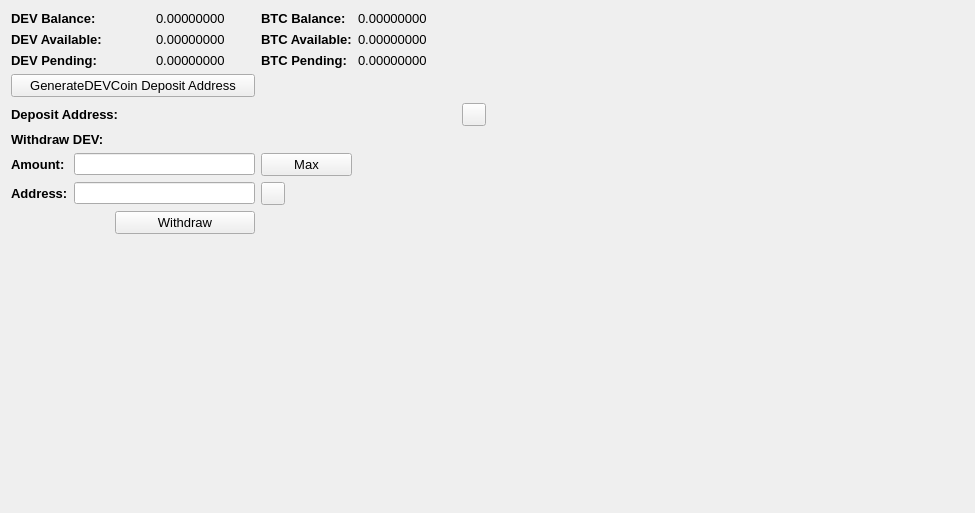
     <widget class="QWidget" name="BalanceTab">
      <attribute name="title">
       <string>Balance</string>
      </attribute>
      <layout class="QGridLayout" name="gridLayout_2">
       <item row="0" column="0" colspan="2">
        <widget class="QLabel" name="label_11">
         <property name="font">
          <font>
           <pointsize>10</pointsize>
           <weight>75</weight>
           <bold>true</bold>
          </font>
         </property>
         <property name="text">
          <string>DEV Balance:</string>
         </property>
        </widget>
       </item>
       <item row="0" column="3">
        <widget class="QLabel" name="TXBalanceLabel">
         <property name="font">
          <font>
           <pointsize>10</pointsize>
          </font>
         </property>
         <property name="text">
          <string>0.00000000</string>
         </property>
         <property name="textInteractionFlags">
          <set>Qt::LinksAccessibleByMouse|Qt::TextSelectableByMouse</set>
         </property>
        </widget>
       </item>
       <item row="0" column="4">
        <widget class="QLabel" name="label_12">
         <property name="font">
          <font>
           <pointsize>10</pointsize>
           <weight>75</weight>
           <bold>true</bold>
          </font>
         </property>
         <property name="text">
          <string>BTC Balance:</string>
         </property>
        </widget>
       </item>
       <item row="0" column="5">
        <widget class="QLabel" name="BitcoinBalanceLabel">
         <property name="font">
          <font>
           <pointsize>10</pointsize>
          </font>
         </property>
         <property name="text">
          <string>0.00000000</string>
         </property>
         <property name="textInteractionFlags">
          <set>Qt::LinksAccessibleByMouse|Qt::TextSelectableByMouse</set>
         </property>
        </widget>
       </item>
       <item row="0" column="7" rowspan="10">
        <spacer name="horizontalSpacer_4">
         <property name="orientation">
          <enum>Qt::Horizontal</enum>
         </property>
         <property name="sizeHint" stdset="0">
          <size>
           <width>478</width>
           <height>488</height>
          </size>
         </property>
        </spacer>
       </item>
       <item row="1" column="0" colspan="2">
        <widget class="QLabel" name="label_13">
         <property name="font">
          <font>
           <pointsize>10</pointsize>
           <weight>75</weight>
           <bold>true</bold>
          </font>
         </property>
         <property name="text">
          <string>DEV Available:</string>
         </property>
        </widget>
       </item>
       <item row="1" column="3">
        <widget class="QLabel" name="TXAvailableLabel_2">
         <property name="font">
          <font>
           <pointsize>10</pointsize>
          </font>
         </property>
         <property name="text">
          <string>0.00000000</string>
         </property>
         <property name="textInteractionFlags">
          <set>Qt::LinksAccessibleByMouse|Qt::TextSelectableByMouse</set>
         </property>
        </widget>
       </item>
       <item row="1" column="4">
        <widget class="QLabel" name="label_15">
         <property name="font">
          <font>
           <pointsize>10</pointsize>
           <weight>75</weight>
           <bold>true</bold>
          </font>
         </property>
         <property name="text">
          <string>BTC Available:</string>
         </property>
        </widget>
       </item>
       <item row="1" column="5">
        <widget class="QLabel" name="BitcoinAvailableLabel">
         <property name="font">
          <font>
           <pointsize>10</pointsize>
          </font>
         </property>
         <property name="text">
          <string>0.00000000</string>
         </property>
         <property name="textInteractionFlags">
          <set>Qt::LinksAccessibleByMouse|Qt::TextSelectableByMouse</set>
         </property>
        </widget>
       </item>
       <item row="2" column="0" colspan="2">
        <widget class="QLabel" name="label_14">
         <property name="font">
          <font>
           <pointsize>10</pointsize>
           <weight>75</weight>
           <bold>true</bold>
          </font>
         </property>
         <property name="text">
          <string>DEV Pending:</string>
         </property>
        </widget>
       </item>
       <item row="2" column="3">
        <widget class="QLabel" name="TXPendingLabel">
         <property name="font">
          <font>
           <pointsize>10</pointsize>
          </font>
         </property>
         <property name="text">
          <string>0.00000000</string>
         </property>
         <property name="textInteractionFlags">
          <set>Qt::LinksAccessibleByMouse|Qt::TextSelectableByMouse</set>
         </property>
        </widget>
       </item>
       <item row="2" column="4">
        <widget class="QLabel" name="label_31">
         <property name="font">
          <font>
           <pointsize>10</pointsize>
           <weight>75</weight>
           <bold>true</bold>
          </font>
         </property>
         <property name="text">
          <string>BTC Pending:</string>
         </property>
        </widget>
       </item>
       <item row="2" column="5">
        <widget class="QLabel" name="BitcoinPendingLabel">
         <property name="font">
          <font>
           <pointsize>10</pointsize>
          </font>
         </property>
         <property name="text">
          <string>0.00000000</string>
         </property>
         <property name="textInteractionFlags">
          <set>Qt::LinksAccessibleByMouse|Qt::TextSelectableByMouse</set>
         </property>
        </widget>
       </item>
       <item row="3" column="0" colspan="4">
        <widget class="QPushButton" name="GenDepositBTN">
         <property name="font">
          <font>
           <pointsize>10</pointsize>
          </font>
         </property>
         <property name="text">
          <string>GenerateDEVCoin Deposit Address</string>
         </property>
        </widget>
       </item>
       <item row="4" column="0" colspan="3">
        <widget class="QLabel" name="label_33">
         <property name="font">
          <font>
           <pointsize>10</pointsize>
           <weight>75</weight>
           <bold>true</bold>
          </font>
         </property>
         <property name="text">
          <string>Deposit Address:</string>
         </property>
        </widget>
       </item>
       <item row="4" column="3" colspan="3">
        <widget class="QLabel" name="DepositAddressLabel">
         <property name="minimumSize">
          <size>
           <width>300</width>
           <height>0</height>
          </size>
         </property>
         <property name="palette">
          <palette>
           <active>
            <colorrole role="WindowText">
             <brush brushstyle="SolidPattern">
              <color alpha="255">
               <red>0</red>
               <green>0</green>
               <blue>0</blue>
              </color>
             </brush>
            </colorrole>
            <colorrole role="Text">
             <brush brushstyle="SolidPattern">
              <color alpha="255">
               <red>0</red>
               <green>0</green>
               <blue>255</blue>
              </color>
             </brush>
            </colorrole>
           </active>
           <inactive>
            <colorrole role="WindowText">
             <brush brushstyle="SolidPattern">
              <color alpha="255">
               <red>0</red>
               <green>0</green>
               <blue>0</blue>
              </color>
             </brush>
            </colorrole>
            <colorrole role="Text">
             <brush brushstyle="SolidPattern">
              <color alpha="255">
               <red>0</red>
               <green>0</green>
               <blue>255</blue>
              </color>
             </brush>
            </colorrole>
           </inactive>
           <disabled>
            <colorrole role="WindowText">
             <brush brushstyle="SolidPattern">
              <color alpha="255">
               <red>120</red>
               <green>120</green>
               <blue>120</blue>
              </color>
             </brush>
            </colorrole>
            <colorrole role="Text">
             <brush brushstyle="SolidPattern">
              <color alpha="255">
               <red>120</red>
               <green>120</green>
               <blue>120</blue>
              </color>
             </brush>
            </colorrole>
           </disabled>
          </palette>
         </property>
         <property name="font">
          <font>
           <pointsize>10</pointsize>
           <weight>75</weight>
           <bold>true</bold>
          </font>
         </property>
         <property name="text">
          <string/>
         </property>
         <property name="alignment">
          <set>Qt::AlignRight|Qt::AlignTrailing|Qt::AlignVCenter</set>
         </property>
         <property name="textInteractionFlags">
          <set>Qt::LinksAccessibleByMouse|Qt::TextSelectableByKeyboard|Qt::TextSelectableByMouse</set>
         </property>
        </widget>
       </item>
       <item row="4" column="6">
        <widget class="QToolButton" name="DepositCopyButton">
         <property name="toolTip">
          <string>Copy to clipboard</string>
         </property>
         <property name="text">
          <string/>
         </property>
         <property name="icon">
          <iconset resource="../bitcoin.qrc">
           <normaloff>:/icons/editcopy</normaloff>:/icons/editcopy</iconset>
         </property>
         <property name="shortcut">
          <string>Alt+P</string>
         </property>
        </widget>
       </item>
       <item row="5" column="0" colspan="2">
        <widget class="QLabel" name="label_34">
         <property name="font">
          <font>
           <pointsize>10</pointsize>
           <weight>75</weight>
           <bold>true</bold>
          </font>
         </property>
         <property name="text">
          <string>Withdraw DEV:</string>
         </property>
        </widget>
       </item>
       <item row="6" column="0">
        <widget class="QLabel" name="label_26">
         <property name="font">
          <font>
           <pointsize>10</pointsize>
           <weight>75</weight>
           <bold>true</bold>
          </font>
         </property>
         <property name="text">
          <string>Amount:</string>
         </property>
        </widget>
       </item>
       <item row="6" column="1" colspan="3">
        <widget class="QLineEdit" name="WithdrawUnitsInput">
         <property name="font">
          <font>
           <pointsize>9</pointsize>
           <weight>75</weight>
           <bold>true</bold>
          </font>
         </property>
         <property name="text">
          <string/>
         </property>
        </widget>
       </item>
       <item row="6" column="4">
        <widget class="QPushButton" name="Withdraw_Max_Amount">
         <property name="font">
          <font>
           <pointsize>10</pointsize>
          </font>
         </property>
         <property name="text">
          <string>Max</string>
         </property>
        </widget>
       </item>
       <item row="7" column="0">
        <widget class="QLabel" name="label_10">
         <property name="font">
          <font>
           <pointsize>10</pointsize>
           <weight>75</weight>
           <bold>true</bold>
          </font>
         </property>
         <property name="text">
          <string>Address:</string>
         </property>
        </widget>
       </item>
       <item row="7" column="1" colspan="3">
        <widget class="QLineEdit" name="WithdrawAddress">
         <property name="font">
          <font>
           <pointsize>9</pointsize>
           <weight>75</weight>
           <bold>true</bold>
          </font>
         </property>
        </widget>
       </item>
       <item row="7" column="4">
        <widget class="QToolButton" name="WithdrawPasteButton">
         <property name="toolTip">
          <string>Paste from clipboard</string>
         </property>
         <property name="text">
          <string/>
         </property>
         <property name="icon">
          <iconset resource="../bitcoin.qrc">
           <normaloff>:/icons/editpaste</normaloff>:/icons/editpaste</iconset>
         </property>
         <property name="shortcut">
          <string>Alt+P</string>
         </property>
        </widget>
       </item>
       <item row="8" column="2" colspan="2">
        <widget class="QPushButton" name="WithdrawUnitsBtn">
         <property name="font">
          <font>
           <pointsize>10</pointsize>
          </font>
         </property>
         <property name="text">
          <string>Withdraw</string>
         </property>
        </widget>
       </item>
       <item row="9" column="0" colspan="6">
        <spacer name="verticalSpacer">
         <property name="orientation">
          <enum>Qt::Vertical</enum>
         </property>
         <property name="sizeHint" stdset="0">
          <size>
           <width>428</width>
           <height>262</height>
          </size>
         </property>
        </spacer>
       </item>
      </layout>
      <zorder>label_31</zorder>
      <zorder>label_15</zorder>
      <zorder>label_12</zorder>
      <zorder>label_14</zorder>
      <zorder>label_13</zorder>
      <zorder>label_11</zorder>
      <zorder>BitcoinBalanceLabel</zorder>
      <zorder>TXBalanceLabel</zorder>
      <zorder>TXAvailableLabel_2</zorder>
      <zorder>TXPendingLabel</zorder>
      <zorder>BitcoinAvailableLabel</zorder>
      <zorder>BitcoinPendingLabel</zorder>
      <zorder>label_33</zorder>
      <zorder>GenDepositBTN</zorder>
      <zorder>DepositAddressLabel</zorder>
      <zorder>Withdraw_Max_Amount</zorder>
      <zorder>label_34</zorder>
      <zorder>WithdrawUnitsInput</zorder>
      <zorder>label_10</zorder>
      <zorder>label_26</zorder>
      <zorder>WithdrawAddress</zorder>
      <zorder>WithdrawUnitsBtn</zorder>
      <zorder>horizontalSpacer_4</zorder>
      <zorder>verticalSpacer</zorder>
      <zorder>WithdrawPasteButton</zorder>
      <zorder>DepositCopyButton</zorder>
     </widget>
